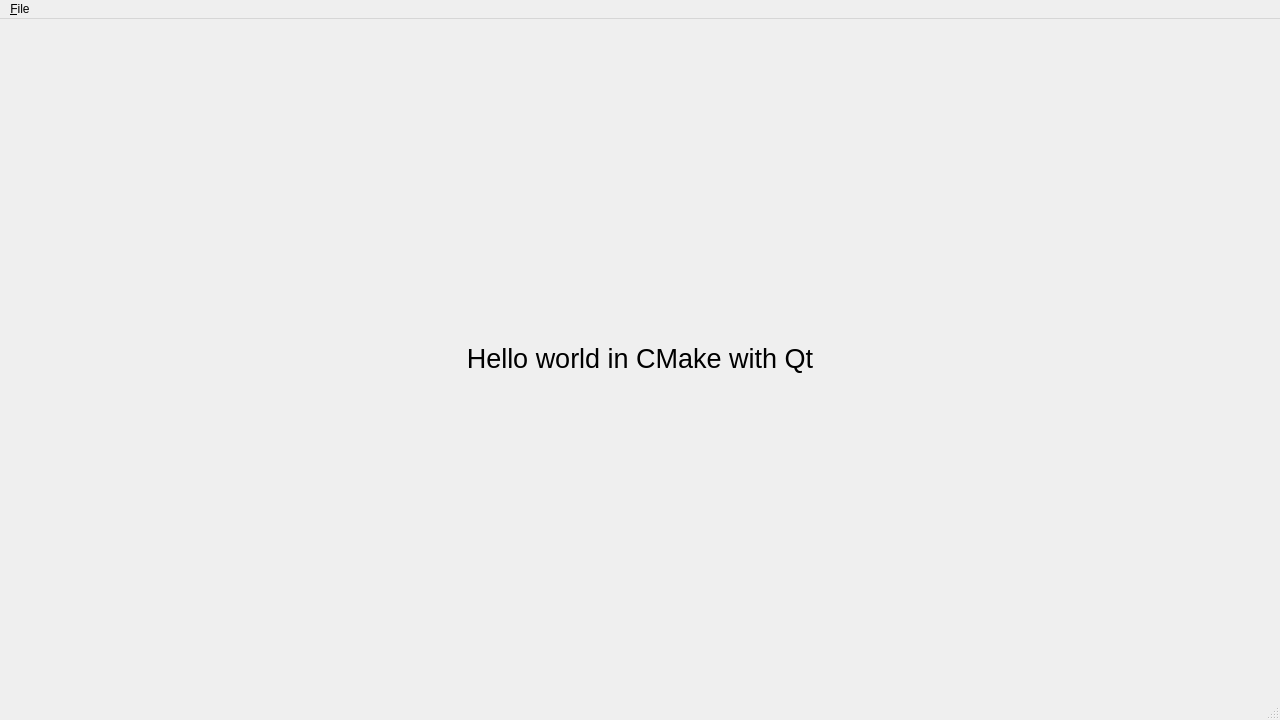
<?xml version="1.0" encoding="UTF-8"?>
<ui version="4.0">
 <class>MainWindow</class>
 <widget class="QMainWindow" name="MainWindow">
  <property name="geometry">
   <rect>
    <x>0</x>
    <y>0</y>
    <width>1280</width>
    <height>720</height>
   </rect>
  </property>
  <property name="windowTitle">
   <string>MainWindow</string>
  </property>
  <widget class="QWidget" name="centralwidget">
   <layout class="QVBoxLayout" name="verticalLayout">
    <item>
     <widget class="QLabel" name="label">
      <property name="font">
       <font>
        <pointsize>20</pointsize>
       </font>
      </property>
      <property name="text">
       <string>Hello world in CMake with Qt</string>
      </property>
      <property name="scaledContents">
       <bool>false</bool>
      </property>
      <property name="alignment">
       <set>Qt::AlignCenter</set>
      </property>
     </widget>
    </item>
   </layout>
  </widget>
  <widget class="QMenuBar" name="menubar">
   <property name="geometry">
    <rect>
     <x>0</x>
     <y>0</y>
     <width>511</width>
     <height>30</height>
    </rect>
   </property>
   <widget class="QMenu" name="menuFile">
    <property name="title">
     <string>&amp;File</string>
    </property>
   </widget>
   <addaction name="menuFile"/>
  </widget>
  <widget class="QStatusBar" name="statusbar"/>
 </widget>
 <resources/>
 <connections/>
</ui>
